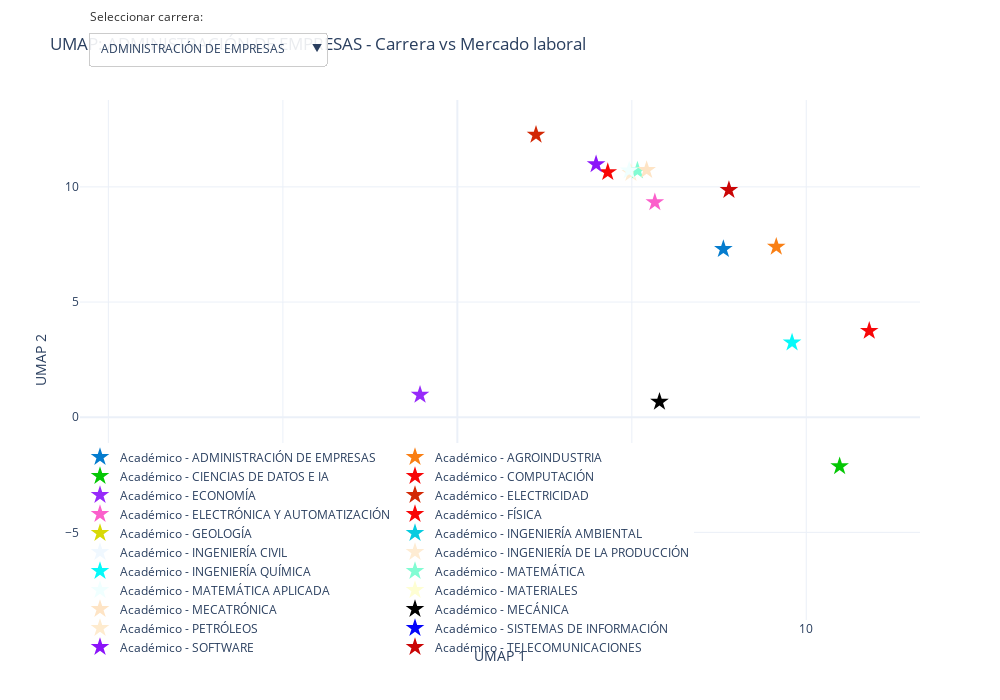

The cell this chart's notebook holds for it:
### Code cell
# 7. Configurar layout y exportar a HTML
fig.update_layout(
    title=f'UMAP: {nombres_carreras[0]} - Carrera vs Mercado laboral',
    xaxis_title='UMAP 1',
    yaxis_title='UMAP 2',
    width=1000,
    height=700,
    template='plotly_white',
    hovermode='closest',
    updatemenus=[
        dict(
            buttons=buttons,
            direction='down',
            pad={'r': 10, 't': 10},
            showactive=True,
            x=0.01,
            xanchor='left',
            y=1.15,
            yanchor='top',
            bgcolor='rgba(255, 255, 255, 0.9)',
            bordercolor='#CCCCCC',
            borderwidth=1
        )
    ],
    annotations=[
        dict(
            text='Seleccionar carrera:',
            showarrow=False,
            x=0.01,
            y=1.18,
            xref='paper',
            yref='paper',
            align='left',
            xanchor='left',
            yanchor='top',
            font=dict(size=12, color='#333333')
        )
    ]
)

fig.show()

nombre_archivo = 'UMAP_global.html'
pio.write_html(fig, nombre_archivo, auto_open=False)

print(f"\n{'='*80}")
print(f"✓ Visualización UMAP completada exitosamente")
print(f"{'='*80}")
print(f"\nEstadísticas:")
print(f"   - Carreras analizadas: {len(nombres_carreras)}")
print(f"   - Total de puntos: {len(umap_result_global):,}")
print(f"   - Trazas Plotly: {len(fig.data)}")
print(f"\nArchivo generado: {nombre_archivo}")
